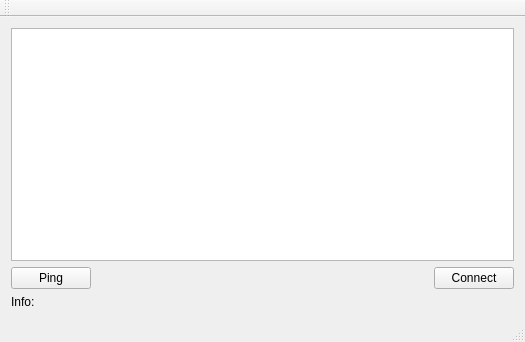
<?xml version="1.0" encoding="UTF-8"?>
<ui version="4.0">
 <class>MainWindow</class>
 <widget class="QMainWindow" name="MainWindow">
  <property name="geometry">
   <rect>
    <x>0</x>
    <y>0</y>
    <width>525</width>
    <height>342</height>
   </rect>
  </property>
  <property name="windowTitle">
   <string>MainWindow</string>
  </property>
  <widget class="QWidget" name="centralWidget">
   <layout class="QGridLayout" name="gridLayout">
    <item row="0" column="0">
     <layout class="QVBoxLayout" name="verticalLayout">
      <item>
       <widget class="QTableWidget" name="wifiTable"/>
      </item>
      <item>
       <layout class="QHBoxLayout" name="horizontalLayout">
        <item>
         <widget class="QPushButton" name="pingButton">
          <property name="text">
           <string>Ping</string>
          </property>
         </widget>
        </item>
        <item>
         <spacer name="horizontalSpacer">
          <property name="orientation">
           <enum>Qt::Horizontal</enum>
          </property>
          <property name="sizeHint" stdset="0">
           <size>
            <width>40</width>
            <height>20</height>
           </size>
          </property>
         </spacer>
        </item>
        <item>
         <widget class="QPushButton" name="connectButton">
          <property name="text">
           <string>Connect</string>
          </property>
         </widget>
        </item>
       </layout>
      </item>
      <item>
       <widget class="QLabel" name="infoLabel">
        <property name="text">
         <string>Info:</string>
        </property>
       </widget>
      </item>
     </layout>
    </item>
   </layout>
  </widget>
  <widget class="QMenuBar" name="menuBar">
   <property name="geometry">
    <rect>
     <x>0</x>
     <y>0</y>
     <width>525</width>
     <height>25</height>
    </rect>
   </property>
  </widget>
  <widget class="QToolBar" name="mainToolBar">
   <attribute name="toolBarArea">
    <enum>TopToolBarArea</enum>
   </attribute>
   <attribute name="toolBarBreak">
    <bool>false</bool>
   </attribute>
  </widget>
  <widget class="QStatusBar" name="statusBar"/>
 </widget>
 <layoutdefault spacing="6" margin="11"/>
 <resources/>
 <connections/>
</ui>
